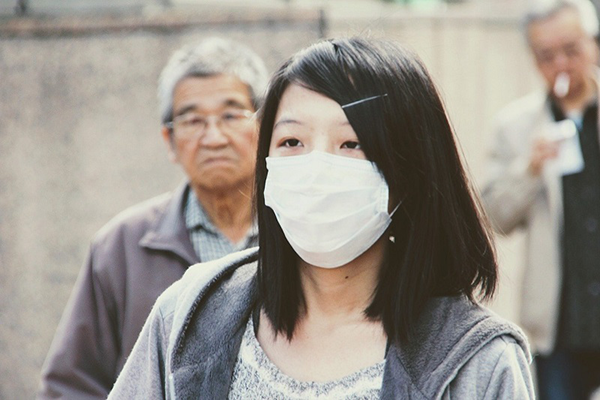
#> input picture examples/example_03.png, 600 x 400 px
$ jupyter execute face_detection.ipynb   (shell and % lines are left out)
#> lines starting #> are read from the running program, lines starting #| are printed output that depends on the picture; after the words box and inside, x2 and y2 are one past the last pixel; in counts of white or black regions, pixels touching at a corner belong together
[cell 1]
# Import the necessary libraries
import numpy as np
import cv2
import matplotlib.pyplot as plt

[cell 2]
test_image = cv2.imread('examples/example_03.png')
#> test_image is the input picture: shape (400, 600, 3); mean B, G, R 139.2, 147.1, 153.4

[cell 3]
type(test_image)

[cell 4]
test_image_gray = cv2.cvtColor(test_image, cv2.COLOR_BGR2GRAY)
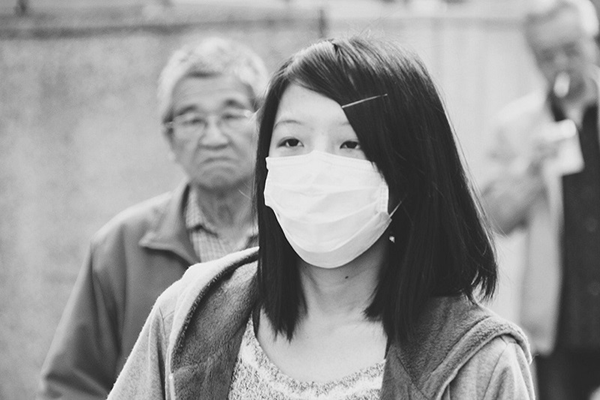
#> test_image_gray: shape (400, 600); min 11, max 253, mean 148.1

# Displaying grayscale image
plt.imshow(test_image_gray, cmap='gray')

[cell 5]
haar_cascade_face = cv2.CascadeClassifier('data/haarcascades/haarcascade_frontalface_alt2.xml')

[cell 6]
faces_rects = haar_cascade_face.detectMultiScale(test_image_gray, scaleFactor = 1.2, minNeighbors = 5);
#> faces_rects = [[162, 78, 102, 102], [249, 93, 142, 142]]

# Let us print the no. of faces found
print('Faces found: ', len(faces_rects))
#| Faces found:  2

[cell 7]
for (x,y,w,h) in faces_rects:
     cv2.rectangle(test_image, (x, y), (x+w, y+h), (0, 255, 0), 2)
#> this loop made 2 passes
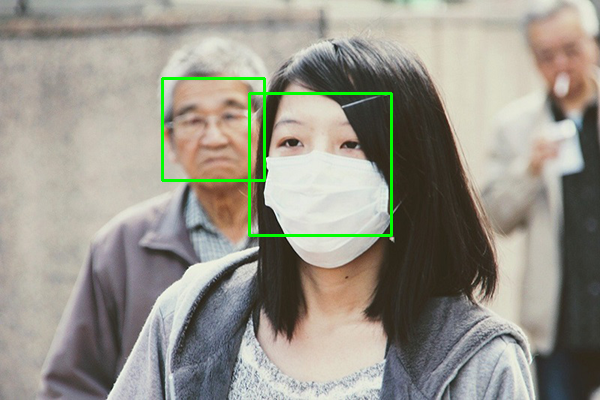
#> test_image: shape (400, 600, 3); 1.21% of pixels changed, all inside (x1, y1, x2, y2) = (161, 77, 393, 237)

$ run again, with examples/example_01.png copied over examples/example_03.png
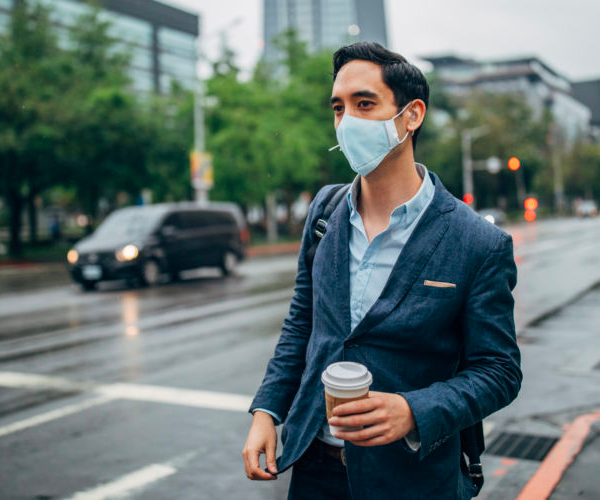
#> input picture examples/example_01.png, 600 x 500 px
#> test_image is the input picture: shape (500, 600, 3); mean B, G, R 112.2, 115.3, 100.3
#> `test_image_gray = cv2.cvtColor(test_image, cv2.COLOR_BGR2GRAY)`:
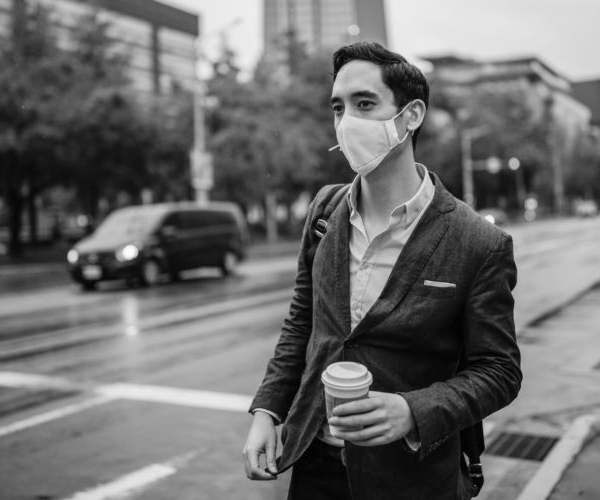
#> test_image_gray: shape (500, 600); min 0, max 253, mean 110.5
#> faces_rects = ()
#| Faces found:  0

$ run again, with examples/example_04.jpg saved as examples/example_03.png
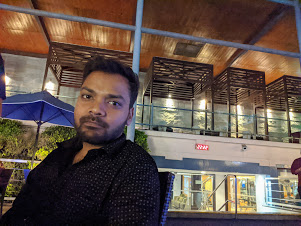
#> input picture examples/example_04.jpg, 301 x 226 px
#> test_image is the input picture: shape (226, 301, 3); mean B, G, R 74.3, 83, 99.1
#> `test_image_gray = cv2.cvtColor(test_image, cv2.COLOR_BGR2GRAY)`:
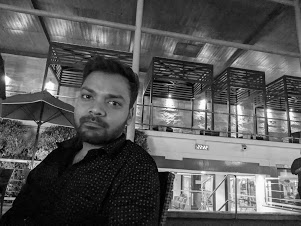
#> test_image_gray: shape (226, 301); min 0, max 255, mean 86.8
#> faces_rects = ()
#| Faces found:  0
